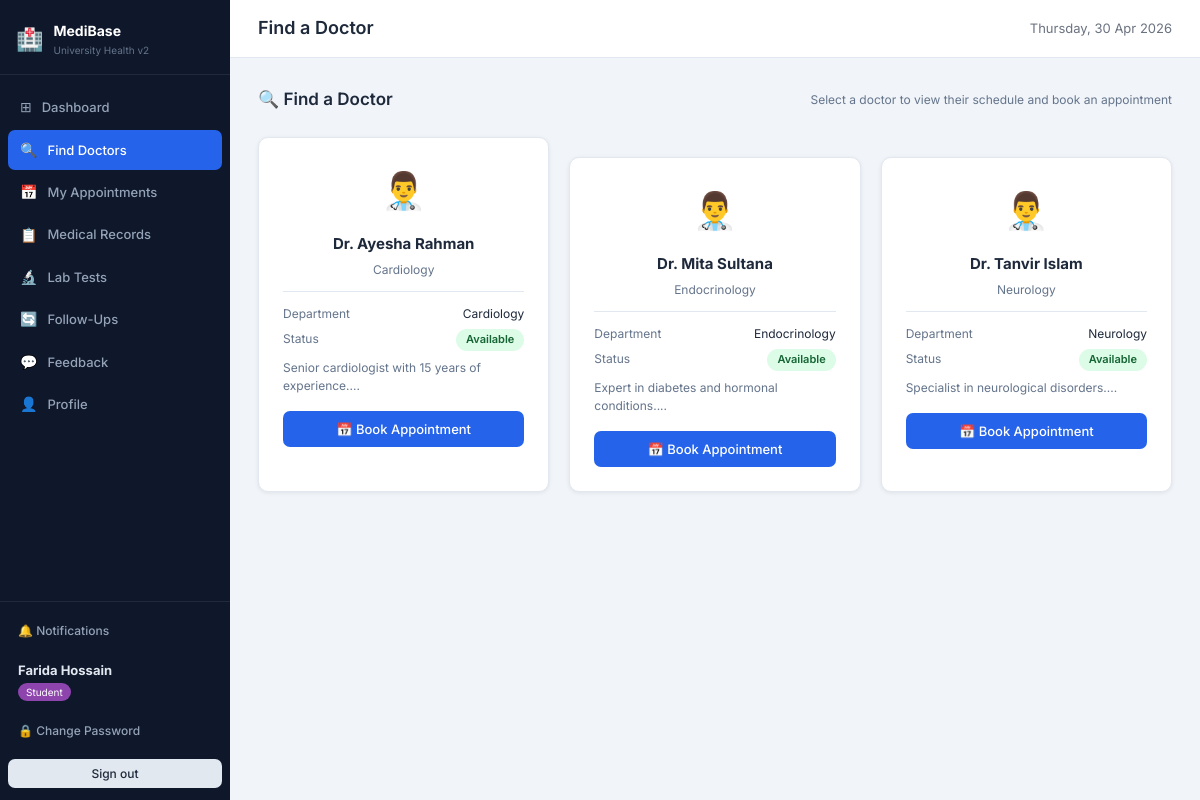
/public/student/doctors.php (signed in), run on the app's committed database.
### tables this page shows
CREATE TABLE `doctors` (
  `doctor_id`          INT UNSIGNED NOT NULL AUTO_INCREMENT,
  `user_id`            INT UNSIGNED NOT NULL,
  `employee_id`        VARCHAR(50) NOT NULL,
  `full_name`          VARCHAR(150) DEFAULT NULL,
  `specialization`     VARCHAR(150) DEFAULT NULL,
  `department`         VARCHAR(100) DEFAULT NULL,
  `consultation_fee`   DECIMAL(10,2) DEFAULT NULL,
  `contact_number`     VARCHAR(20) DEFAULT NULL,
  `gender`             ENUM('Male','Female','Other') DEFAULT NULL,
  `availability_status` ENUM('Available','Unavailable','On Leave') NOT NULL DEFAULT 'Available',
  `bio`                TEXT DEFAULT NULL,
  `address`            TEXT DEFAULT NULL,
  `created_at`         DATETIME NOT NULL DEFAULT CURRENT_TIMESTAMP,
  PRIMARY KEY (`doctor_id`),
  UNIQUE KEY `uq_doctors_user`     (`user_id`),
  UNIQUE KEY `uq_doctors_employee` (`employee_id`),
  KEY `idx_doctors_name`   (`full_name`),
  KEY `idx_doctors_spec`   (`specialization`),
  KEY `idx_doctors_status` (`availability_status`),
  CONSTRAINT `fk_doctors_user` FOREIGN KEY (`user_id`) REFERENCES `user` (`user_id`)
    ON DELETE CASCADE ON UPDATE CASCADE
);

### app/controllers/StudentController.php (called while the page is built, shortened)
<?php
require_once __DIR__ . '/../../config/db.php';
require_once __DIR__ . '/../models/DoctorModel.php';
class StudentController {
    private DoctorModel       $doctors;
    public function __construct() {
        $this->doctors       = new DoctorModel();
    }
    private function layout(string $pageTitle, string $viewFile, array $vars = []): void {
        extract($vars);
        include __DIR__ . '/../views/shared/header.php';
        include __DIR__ . '/../views/student/' . $viewFile;
        include __DIR__ . '/../views/shared/footer.php';
    }
    public function listDoctors(): void {
        $doctors = $this->doctors->getAvailableDoctors();
        $this->layout('Find a Doctor', 'doctors.php', compact('doctors'));
    }
}

### public/student/doctors.php (called while the page is built, shortened)
<?php
require_once __DIR__ . '/../../app/controllers/StudentController.php';
(new StudentController())->listDoctors();

### config/db.php (called while the page is built, shortened)
<?php
function getDB(): PDO {
    static $pdo = null;
    if ($pdo !== null) return $pdo;
    $dsn = "mysql:host=".DB_HOST.";port=".DB_PORT
          .";dbname=".DB_NAME.";charset=".DB_CHARSET;
    try {
        $pdo = new PDO($dsn, DB_USER, DB_PASS, [
            PDO::ATTR_ERRMODE            => PDO::ERRMODE_EXCEPTION,
            PDO::ATTR_DEFAULT_FETCH_MODE => PDO::FETCH_ASSOC,
            PDO::ATTR_EMULATE_PREPARES   => false,
        ]);
    } catch (PDOException $e) {
        http_response_code(500);
        die('<div style="font-family:sans-serif;max-width:600px;margin:60px auto;padding:30px;
             border:1px solid #fca5a5;border-radius:10px;background:#fef2f2;color:#991b1b">
             <h2>⚠️ Database Connection Failed</h2>
             <p style="margin-top:10px"><strong>Error:</strong> '.htmlspecialchars($e->getMessage()).'</p>
             <hr style="margin:16px 0;border-color:#fecaca">
             <p><strong>Fix:</strong> Open <code>config/db.php</code> and check:</p>
             <ul style="margin-top:8px;line-height:2">
               <li>DB_NAME is <code>medibase_uni</code> (imported from medibase_enhanced.sql)</li>
               <li>DB_USER is <code>root</code></li>
               <li>DB_PASS is blank for standard XAMPP</li>
               <li>MySQL/MariaDB is running in XAMPP Control Panel</li>
             </ul>
        </div>');
    }
    return $pdo;
}

### app/models/DoctorModel.php (called while the page is built, shortened)
<?php
require_once __DIR__ . '/../../config/db.php';
class DoctorModel {
    private PDO $db;
    public function __construct() { $this->db = getDB(); }
    public function getAvailableDoctors(): array {
        return $this->db->query(
            "SELECT d.doctor_id, d.full_name, d.specialization,
                    d.department, d.consultation_fee,
                    d.availability_status, d.bio
             FROM `doctors` d
             WHERE d.full_name IS NOT NULL
               AND d.availability_status != 'On Leave'
             ORDER BY d.full_name")->fetchAll();
    }
}

### app/views/student/doctors.php (the view, shortened to what this page needs)
<div class="page-header">
  <h2>🔍 Find a Doctor</h2>
  <span class="text-muted">Select a doctor to view their schedule and book an appointment</span>
</div>
<?php if (empty($doctors)): ?>
  <div class="card text-center" style="padding:40px">
    <p style="font-size:32px;margin-bottom:12px">👨‍⚕️</p>
    <p class="text-muted">No doctors are currently available.</p>
  </div>
<?php else: ?>
  <div style="display:grid;grid-template-columns:repeat(auto-fill,minmax(280px,1fr));gap:20px">
    <?php foreach ($doctors as $d): ?>
    <div class="card" style="position:relative">
      <div style="font-size:36px;text-align:center;margin-bottom:12px">👨‍⚕️</div>
      <h3 style="text-align:center;font-size:15px;margin-bottom:4px"><?= htmlspecialchars($d['full_name']) ?></h3>
      <p style="text-align:center;color:var(--muted);font-size:12px;margin-bottom:12px"><?= htmlspecialchars($d['specialization'] ?? '—') ?></p>
      <div style="border-top:1px solid var(--border);padding-top:12px">
        <?php if ($d['department']): ?>
          <div style="display:flex;justify-content:space-between;font-size:12px;margin-bottom:6px">
            <span class="text-muted">Department</span>
            <span><?= htmlspecialchars($d['department']) ?></span>
          </div>
        <?php endif; ?>
        <div style="display:flex;justify-content:space-between;font-size:12px;margin-bottom:6px">
          <span class="text-muted">Status</span>
          <span class="pill <?= $d['availability_status']==='Available' ? 'pill-green' : 'pill-red' ?>"><?= $d['availability_status'] ?></span>
        </div>
      </div>
      <?php if ($d['bio']): ?>
        <p style="font-size:12px;color:var(--muted);margin-top:8px;line-height:1.5"><?= htmlspecialchars(mb_substr($d['bio'],0,100)) ?>...</p>
      <?php endif; ?>
      <a href="<?= BASE_URL ?>/public/student/book.php?doctor_id=<?= $d['doctor_id'] ?>"
         class="btn btn-primary btn-block mt-16">
        📅 Book Appointment
      </a>
    </div>
    <?php endforeach; ?>
  </div>
<?php endif; ?>

### public/assets/css/style.css (style rules this page uses)
*, *::before, *::after { box-sizing: border-box; margin: 0; padding: 0; }
:root { --bg: #f1f5f9; --sidebar-bg: #0f172a; --sidebar-w: 230px; --card-bg: #ffffff; --primary: #2563eb; --primary-h: #1d4ed8; --success: #16a34a; --danger: #dc2626; --warning: #d97706; --info: #0891b2; --text: #1e293b; --muted: #64748b; --border: #e2e8f0; --radius: 10px; --shadow: 0 1px 4px rgba(0,0,0,.08); --shadow-md: 0 4px 16px rgba(0,0,0,.10); --font: 'Inter', system-ui, sans-serif; }
body { font-family: var(--font); background: var(--bg); color: var(--text); font-size: 14px; line-height: 1.6; }
.card { background: var(--card-bg); border-radius: var(--radius); border: 1px solid var(--border); padding: 24px; box-shadow: var(--shadow); }
.card + .card { margin-top: 20px; }
.btn { display: inline-flex; align-items: center; gap: 6px; padding: 8px 18px; border-radius: 7px; font-size: 13px; font-weight: 500; cursor: pointer; border: none; text-decoration: none; transition: background .15s, opacity .15s; white-space: nowrap; }
.btn-primary { background: var(--primary); color: #fff; }
.btn-block { width: 100%; justify-content: center; }
.pill { display: inline-block; padding: 2px 10px; border-radius: 20px; font-size: 11px; font-weight: 600; white-space: nowrap; }
.pill-green { background: #dcfce7; color: #166534; }
.page-header { display: flex; align-items: center; justify-content: space-between; margin-bottom: 24px; }
.page-header h2 { font-size: 17px; font-weight: 600; }
a { color: var(--primary); }
.text-muted { color: var(--muted); font-size: 12px; }
.mt-16 { margin-top: 16px; }
.card { transition: box-shadow .2s; }

### data on the page
doctors: full_name "Dr. Ayesha Rahman", specialization "Cardiology", department "Cardiology", availability_status "Available", bio "Senior cardiologist with 15 years of experience."
doctors: full_name "Dr. Mita Sultana", specialization "Endocrinology", department "Endocrinology", availability_status "Available", bio "Expert in diabetes and hormonal conditions."
doctors: full_name "Dr. Tanvir Islam", specialization "Neurology", department "Neurology", availability_status "Available", bio "Specialist in neurological disorders."

### other printed values
$item['icon'] "⊞"
$item['label'] "Dashboard"
$item['icon'] "🔍"
$item['label'] "Find Doctors"
$item['icon'] "📅"
$item['label'] "My Appointments"
$item['icon'] "📋"
$item['label'] "Medical Records"
$item['icon'] "🔬"
$item['label'] "Lab Tests"
$item['icon'] "🔄"
$item['label'] "Follow-Ups"
$item['icon'] "💬"
$item['label'] "Feedback"
$item['icon'] "👤"
